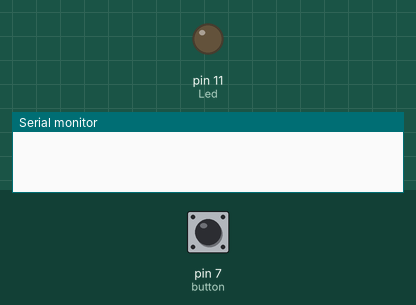
Simulated run of this sketch. Board: Arduino Uno, built with avr-gcc and run on an emulated ATmega328P. Parts: output pins drawn as LEDs (lit = HIGH), the last lines printed to the serial monitor. Dashed ring = blinking. Inputs (shaded band) come from the test bench; at power-on: pin 7 (button) LOW.

Above: at 1.2 s.
1.3 s: pin 7 (button) pulled HIGH for 1 s
At 1.42 s:
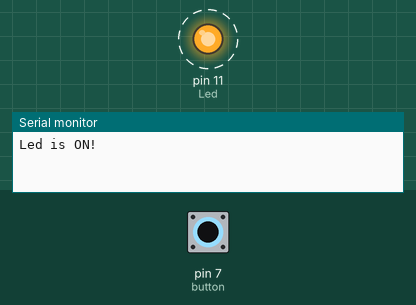
3.8 s: pin 7 (button) pulled HIGH for 0.15 s
At 5.0 s:
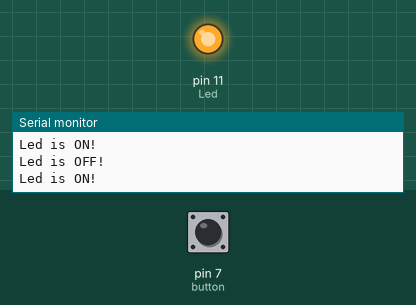
5.4 s: pin 7 (button) pulled HIGH for 3.2 s
At 8.7 s:
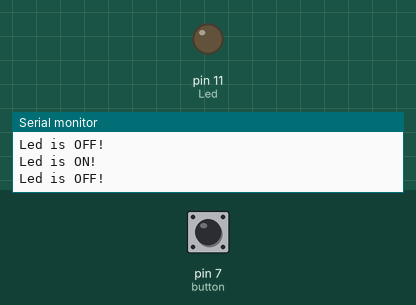
Timing chart, 0 to 10.2 s (numbered marks = the images above; inputs shaded):
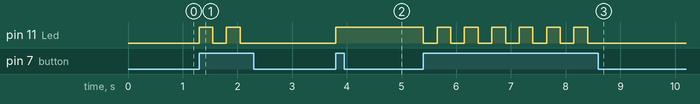

The sketch:

5-Switching-Led-State-using-a-Push-Button.ino
```cpp
/*
Switching LED state using a Push-Button:
1) Use the input value from a push-button to switch the Led state ON/OFF.
2) Print out the state of the Led.
Hint: Use a delay of 250 milliseconds as average time taken
-to finish the push-button process. Adjust as needed.
*/

const int Led=11; //Initialize Led1 at pin number 11.
int state=0; //The current state of Led.
const int button=7; //Initialize button at pin number 7.
void setup()
{
  pinMode(button, INPUT); //Set button to INPUT
  pinMode(Led, OUTPUT); //Set Led to OUTPUT
  digitalWrite(Led, state); //Set Led to "0" which is equivalent to LOW.
  Serial.begin(9600); //Initialize Serial Communication at a baud rate of 9600

}

void loop()
{
  int BtnValue = digitalRead(button);//Read the input value from button

  //If the button gets pushed
  if(BtnValue){
    state = !state; //Switch the state
    digitalWrite(Led,state); //Switch Led to ON or OFF depending on the state!
    if(state==1){Serial.println("Led is ON!");}
    else{Serial.println("Led is OFF!");}
    delay(250);//Average time taken to finish the push-button process.
  }

}
```

Measured:
- after the input at 1.3 s, pin 11 (Led): alternates HIGH for 0.25 s and LOW for 0.25 s, 4 changes in all, then stays LOW, starting at once
- after the input at 3.8 s, pin 11 (Led): LOW → HIGH at once
- after the input at 5.4 s, pin 11 (Led): alternates HIGH for 0.25 s and LOW for 0.25 s, 13 changes in all, then stays LOW, starting at once
